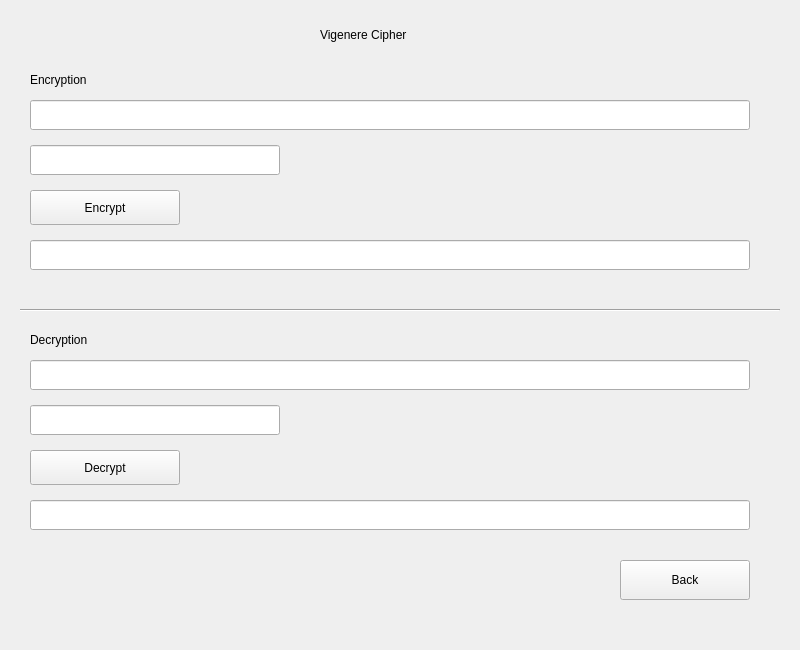
<?xml version="1.0" encoding="UTF-8"?>
<ui version="4.0">
    <class>VigenereWindow</class>
    <widget class="QMainWindow" name="VigenereWindow">
        <property name="geometry">
            <rect>
                <x>0</x>
                <y>0</y>
                <width>800</width>
                <height>650</height>
            </rect>
        </property>

        <property name="windowTitle">
            <string>Vigenere Cipher</string>
        </property>

        <widget class="QWidget" name="centralwidget">

            <widget class="QLabel" name="titleLabel">
                <property name="geometry">
                    <rect>
                        <x>320</x>
                        <y>20</y>
                        <width>180</width>
                        <height>30</height>
                    </rect>
                </property>
                <property name="text">
                    <string>Vigenere Cipher</string>
                </property>
            </widget>

            <widget class="QLabel" name="encryptLabel">
                <property name="geometry">
                    <rect>
                        <x>30</x>
                        <y>70</y>
                        <width>200</width>
                        <height>20</height>
                    </rect>
                </property>
                <property name="text">
                    <string>Encryption</string>
                </property>
            </widget>

            <widget class="QLineEdit" name="plainTextEdit">
                <property name="geometry">
                    <rect>
                        <x>30</x>
                        <y>100</y>
                        <width>720</width>
                        <height>30</height>
                    </rect>
                </property>
            </widget>

            <widget class="QLineEdit" name="keyEdit">
                <property name="geometry">
                    <rect>
                        <x>30</x>
                        <y>145</y>
                        <width>250</width>
                        <height>30</height>
                    </rect>
                </property>
            </widget>

            <widget class="QPushButton" name="encryptButton">
                <property name="geometry">
                    <rect>
                        <x>30</x>
                        <y>190</y>
                        <width>150</width>
                        <height>35</height>
                    </rect>
                </property>
                <property name="text">
                    <string>Encrypt</string>
                </property>
            </widget>

            <widget class="QLineEdit" name="encryptedEdit">
                <property name="geometry">
                    <rect>
                        <x>30</x>
                        <y>240</y>
                        <width>720</width>
                        <height>30</height>
                    </rect>
                </property>
                <property name="readOnly">
                    <bool>true</bool>
                </property>
            </widget>

            <widget class="Line" name="line">
                <property name="geometry">
                    <rect>
                        <x>20</x>
                        <y>300</y>
                        <width>760</width>
                        <height>20</height>
                    </rect>
                </property>
                <property name="orientation">
                    <enum>Qt::Horizontal</enum>
                </property>
            </widget>

            <widget class="QLabel" name="decryptLabel">
                <property name="geometry">
                    <rect>
                        <x>30</x>
                        <y>330</y>
                        <width>200</width>
                        <height>20</height>
                    </rect>
                </property>
                <property name="text">
                    <string>Decryption</string>
                </property>
            </widget>

            <widget class="QLineEdit" name="cipherTextEdit">
                <property name="geometry">
                    <rect>
                        <x>30</x>
                        <y>360</y>
                        <width>720</width>
                        <height>30</height>
                    </rect>
                </property>
            </widget>

            <widget class="QLineEdit" name="decryptKeyEdit">
                <property name="geometry">
                    <rect>
                        <x>30</x>
                        <y>405</y>
                        <width>250</width>
                        <height>30</height>
                    </rect>
                </property>
            </widget>

            <widget class="QPushButton" name="decryptButton">
                <property name="geometry">
                    <rect>
                        <x>30</x>
                        <y>450</y>
                        <width>150</width>
                        <height>35</height>
                    </rect>
                </property>
                <property name="text">
                    <string>Decrypt</string>
                </property>
            </widget>

            <widget class="QLineEdit" name="decryptedEdit">
                <property name="geometry">
                    <rect>
                        <x>30</x>
                        <y>500</y>
                        <width>720</width>
                        <height>30</height>
                    </rect>
                </property>
                <property name="readOnly">
                    <bool>true</bool>
                </property>
            </widget>

            <widget class="QPushButton" name="backButton">
                <property name="geometry">
                    <rect>
                        <x>620</x>
                        <y>560</y>
                        <width>130</width>
                        <height>40</height>
                    </rect>
                </property>
                <property name="text">
                    <string>Back</string>
                </property>
            </widget>

        </widget>
    </widget>

    <resources/>
    <connections/>
</ui>
